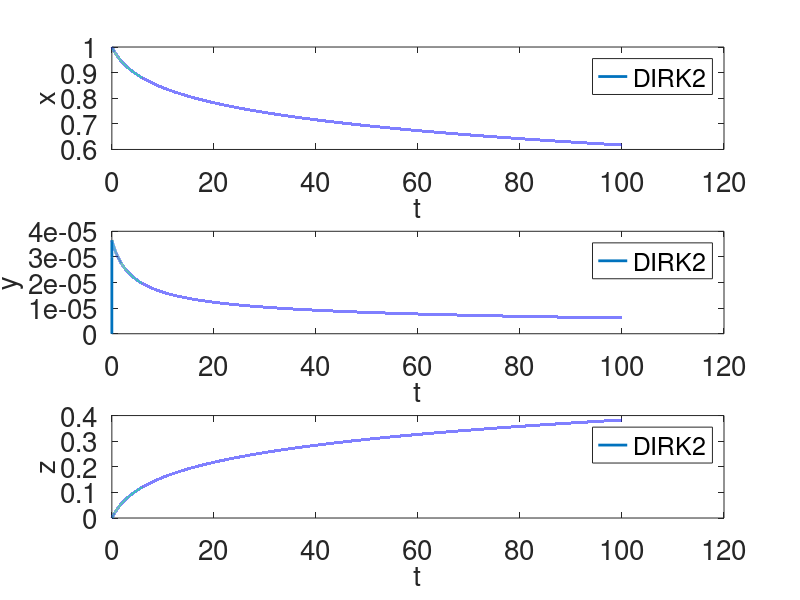

This figure's MATLAB source:
function RobertsonHW3()
% Stiff Robertson's problem from chemical kinetics as in
% https://archimede.uniba.it/~testset/report/rober.pdf

% timestep, Tmax, tolearnce for Newton's solver
h = 1.0e-3;
Tmax = 1.0e2; % up to 4.0e10
Nsteps = ceil(Tmax/h);
tol = 1.0e-14;
itermax = 20;

y0 = [1.0,0.0,0.0]';

sol = zeros(Nsteps+1,3);
t = h*(1:(Nsteps+1))';
sol(1,:) = y0;

tic % start measuring CPU time

method_name = "DIRK2";
for j = 1 : Nsteps
    sol(j+1,:) = DIRK2step(sol(j,:)',h,tol,itermax)';
end

toc

figure;
fsz = 20; % fontsize
subplot(3,1,1);
plot(t,sol(:,1),'Linewidth',2,'DisplayName',method_name);
set(gca,'FontSize',fsz);
xlabel('t','FontSize',fsz);
ylabel('x','FontSize',fsz);
legend();

subplot(3,1,2);
plot(t,sol(:,2),'Linewidth',2,'DisplayName',method_name);
set(gca,'FontSize',fsz);
xlabel('t','FontSize',fsz);
ylabel('y','FontSize',fsz);
legend();

subplot(3,1,3);
plot(t,sol(:,3),'Linewidth',2,'DisplayName',method_name);
set(gca,'FontSize',fsz);
xlabel('t','FontSize',fsz);
ylabel('z','FontSize',fsz);
legend();

end
%%

% the right-hand side
function dy = func(y) 
    a = 0.04;
    b = 1.0e4;
    c = 3.0e7;
    dy = zeros(3,1);
    byz = b*y(2)*y(3);
    cy2 = c*y(2)*y(2);
    ax = a*y(1);
    dy(1) = -ax + byz;
    dy(2) = ax - byz - cy2;
    dy(3) = cy2;
end

% the Jacobian matrix for the right-hand side
function J = Jac(y)
    a = 0.04;
    b = 1.0e4;
    c = 3.0e7;
    by = b*y(2);
    bz = b*y(3);
    c2y = 2*c*y(2);
    J = zeros(3);
    J(1,1) = -a;
    J(1,2) = bz;
    J(1,3) = by;
    J(2,1) = a;
    J(2,2) = -bz-c2y;
    J(2,3) = -by;
    J(3,2) = c2y;
end

%% DIRK2

function knew = NewtonIterDIRK2(y,h,k,gamma)
    aux = y + h*gamma*k;
    F = k - func(aux);
    DF = eye(3) - h*gamma*Jac(aux);
    knew = k - DF\F;
end

function ynew = DIRK2step(y,h,tol,itermax)
    gamma = 1.0 - 1.0/sqrt(2);
    k1 = func(y);
    for j = 1 : itermax
        k1 = NewtonIterDIRK2(y,h,k1,gamma);
        if norm(k1 - func(y + h*gamma*k1)) < tol
            break
        end
    end
    k2 = k1;
    y = y + h*(1-gamma)*k1;
    for j =1 : itermax
        k2 = NewtonIterDIRK2(y,h,k2,gamma);
        aux = y + h*gamma*k2;
        if norm(k2 - func(aux)) < tol
            break
        end
    end
    ynew = aux;
end

